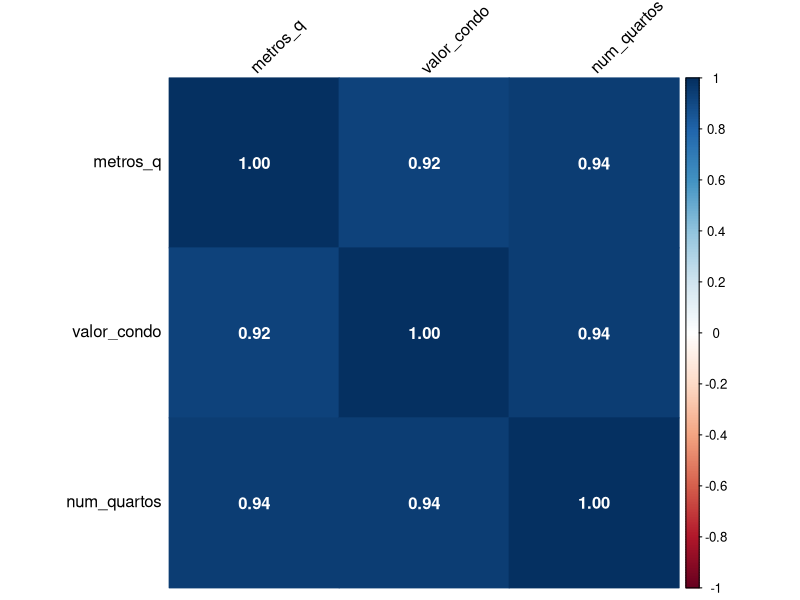
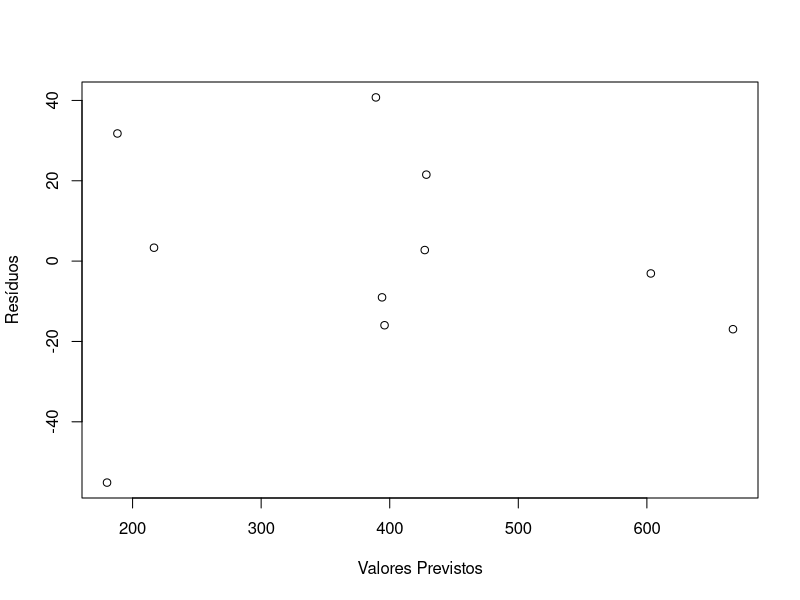
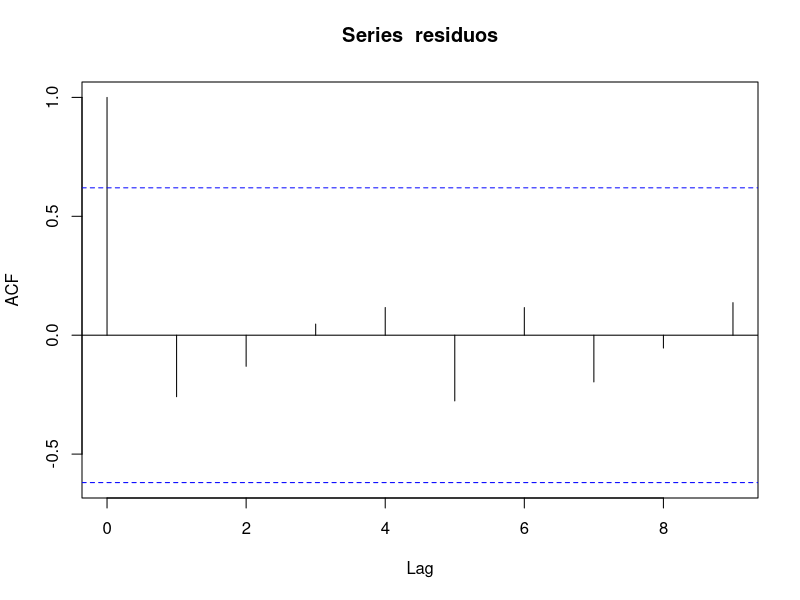

These charts were generated, in order, by the following R code:
## ---- chunk 1
# Dados
dataset_ap <- data.frame(
  apartamento = c(1, 2, 3, 4, 5, 6, 7, 8, 9, 10),
  preco_ap = c(650, 600, 450, 430, 430, 385, 380, 220, 220, 125),
  metros_q = c(196, 150, 110, 130, 98, 110, 112, 70, 45, 33),
  valor_condo = c(1039, 900, 750, 600, 550, 500, 500, 330, 300, 326),
  num_quartos = c(3, 3, 2, 2, 2, 2, 2, 1, 1, 1)
)

print(dataset_ap)
## ---- chunk 2
# Ajustando o modelo de regressão múltipla
modelo <- lm(preco_ap ~ metros_q + valor_condo + num_quartos, data = dataset_ap)
summary(modelo)
## ---- chunk 3
# Análise de Multicolinearidade
library(corrplot)
cor_matrix <- cor(dataset_ap[, c("metros_q", "valor_condo", "num_quartos")])
corrplot(cor_matrix, method = "color", type = "full", tl.col = "black", tl.srt = 45, addCoef.col = "white")

## ---- chunk 4
# Análise de Heterocedasticidade
residuos <- resid(modelo)
plot(modelo$fitted.values, residuos, xlab = "Valores Previstos", ylab = "Resíduos")
## ---- chunk 5
# Análise de Autocorrelação
library(car)
durbinWatsonTest(modelo)
acf(residuos)

## ---- chunk 6
# Caso 1
modelo_caso1 <- lm(preco_ap ~ metros_q + valor_condo, data = dataset_ap)
summary(modelo_caso1)

## ---- chunk 7
# Caso 2
modelo_caso2 <- lm(preco_ap ~ metros_q + valor_condo, data = dataset_ap)
summary(modelo_caso2)

